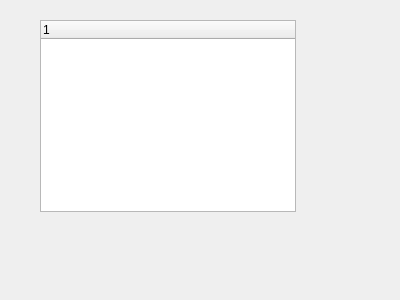
<?xml version="1.0" encoding="UTF-8"?>
<ui version="4.0">
 <class>Lista</class>
 <widget class="QWidget" name="Lista">
  <property name="geometry">
   <rect>
    <x>0</x>
    <y>0</y>
    <width>400</width>
    <height>300</height>
   </rect>
  </property>
  <property name="windowTitle">
   <string>Form</string>
  </property>
  <widget class="QTreeWidget" name="twCoso">
   <property name="geometry">
    <rect>
     <x>40</x>
     <y>20</y>
     <width>256</width>
     <height>192</height>
    </rect>
   </property>
   <column>
    <property name="text">
     <string notr="true">1</string>
    </property>
   </column>
  </widget>
 </widget>
 <resources/>
 <connections/>
</ui>
